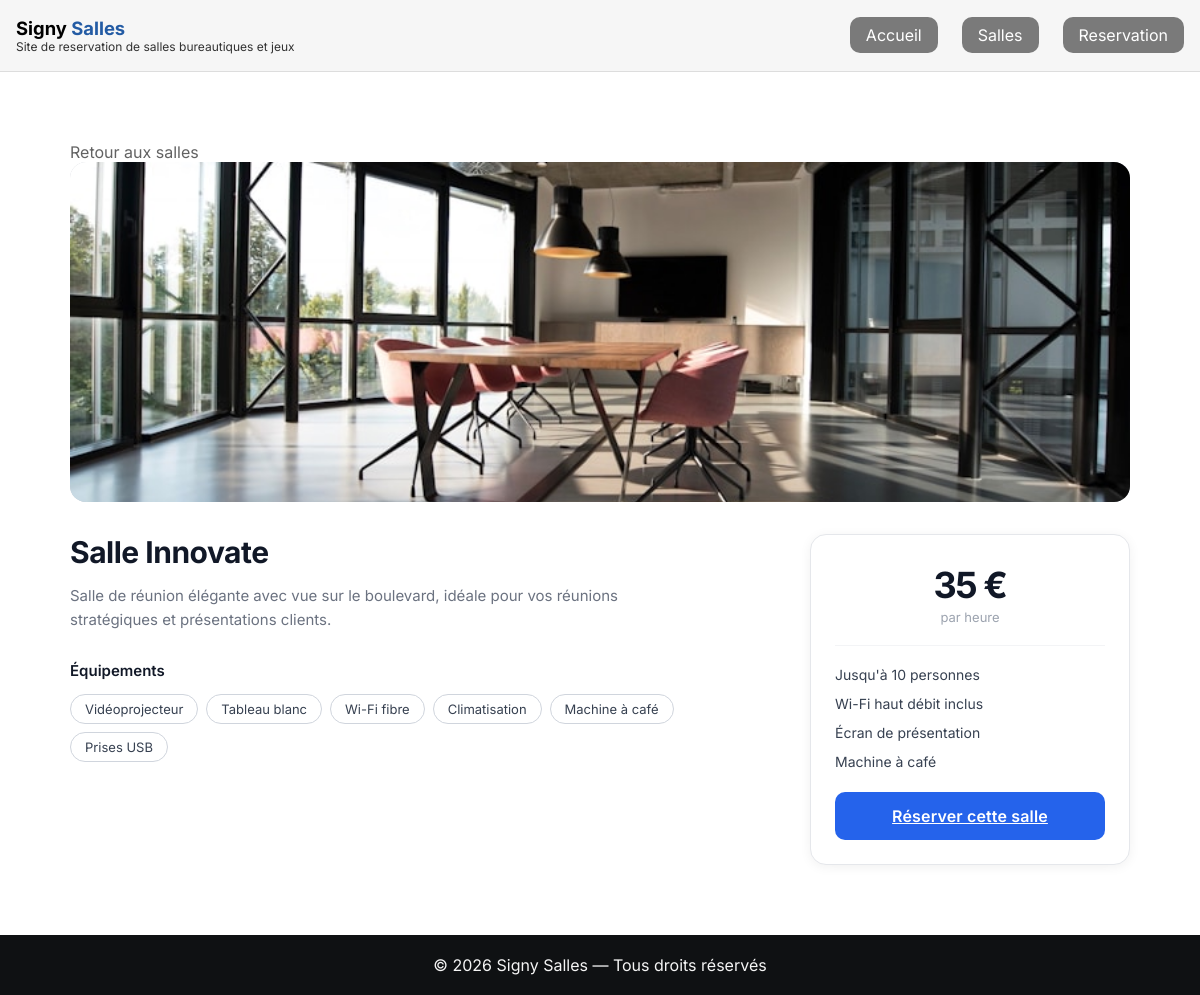
/DetailSalle.php?id=1, run on the app's committed database.
### tables this page shows
CREATE TABLE `salle` (
    `id_salle` INT(11) NOT NULL AUTO_INCREMENT,
    `nom` VARCHAR(100) NOT NULL,
    `capacite` INT(11) NOT NULL,
    `prix` DECIMAL(10,2) NOT NULL,
    `description` TEXT,
    `equipements` TEXT,
    `image` VARCHAR(255),
    `disponibilité` TINYINT(1) DEFAULT 1,
    PRIMARY KEY (`id_salle`)
);

### DetailSalle.php (the view, shortened to what this page needs)
<?php
require_once 'config/database.php';
$id = intval($_GET['id'] ?? 0);
$stmt = $pdo->prepare('SELECT * FROM salle WHERE id_salle = ?');
$stmt->execute([$id]);
$salle = $stmt->fetch(PDO::FETCH_ASSOC);
$equipements = explode(',', $salle['equipements']);
require_once 'config/header.php';
?>
<main>
    <section>
        <div class="container2">
            <div class="page">
                <a href="Salle.php" class="return">Retour aux salles</a>
                <div class="hero">
                    <img src="Img/<?= htmlspecialchars($salle['image']) ?>"
                         alt="<?= htmlspecialchars($salle['nom']) ?>"
                         onerror="this.parentElement.innerHTML='<div class=hero-placeholder><span>Photo de la salle</span></div>'">
                </div>
                <div class="content-row">
                    <div class="left-col">
                        <h1><?= htmlspecialchars($salle['nom']) ?></h1>
                        <p class="description">
                            <?= htmlspecialchars($salle['description']) ?>
                        </p>
                        <div class="equipements-title">Équipements</div>
                        <div class="tags">
                            <?php foreach ($equipements as $eq) : ?>
                                <span class="tag"><?= htmlspecialchars(trim($eq)) ?></span>
                            <?php endforeach; ?>
                        </div>
                    </div>
                    <div class="booking-card">
                        <div class="price-block">
                            <div class="price"><?= number_format($salle['prix'], 0) ?>&nbsp;€</div>
                            <div class="price-unit">par heure</div>
                        </div>
                        <ul class="amenities">
                            <li class="amenity">Jusqu'à <?= (int)$salle['capacite'] ?> personnes</li>
                            <li class="amenity">Wi-Fi haut débit inclus</li>
                            <li class="amenity">Écran de présentation</li>
                            <li class="amenity">Machine à café</li>
                        </ul>
                        <a href="Reservation.php?id=<?= (int)$salle['id_salle'] ?>" class="btn-reserve">
                            Réserver cette salle
                        </a>
                    </div>
                </div>
            </div>
        </div>
    </section>
</main>
<?php require_once 'config/footer.php'; ?>

### css/DetailSalle.css (style rules this page uses)
* { box-sizing: border-box; margin: 0; padding: 0; font-family: 'Inter', sans-serif; }
.container2 { max-width: 1200px; margin: 0 auto; padding: 70px ; display: flex; }
.hero { width: 100%; height: 340px; border-radius: 16px; overflow: hidden; background: #c9cdd4; margin-bottom: 32px; }
.hero img { width: 100%; height: 100%; object-fit: cover; display: block; }
.content-row { display: grid; grid-template-columns: 1fr 320px; gap: 32px; align-items: start; }
.return { text-decoration: none; color: rgb(32, 32, 32); opacity: 0.7; transition: all 100ms linear; }
h1 { font-size: 30px; font-weight: 700; letter-spacing: -.5px; color: #111827; margin-bottom: 14px; line-height: 1.2; }
.description { font-size: 15px; line-height: 1.65; color: #6b7280; margin-bottom: 28px; max-width: 560px; }
.equipements-title { font-size: 15px; font-weight: 600; color: #111827; margin-bottom: 14px; }
.tags { display: flex; flex-wrap: wrap; gap: 8px; }
.tag { border: 1px solid #d0d5dd; border-radius: 20px; font-size: 13px; font-weight: 400; color: #374151; padding: 6px 14px; background: #fff; white-space: nowrap; }
.booking-card { background: #fff; border-radius: 16px; border: 1px solid #e5e7eb; padding: 28px 24px 24px; box-shadow: 0 2px 12px rgba(0,0,0,.06); position: sticky; top: 24px; }
.price-block { text-align: center; margin-bottom: 20px; }
.price { font-size: 36px; font-weight: 700; color: #111827; letter-spacing: -1.5px; }
.price-unit { font-size: 13px; color: #9ca3af; margin-top: 2px; }
.amenities { display: flex; flex-direction: column; gap: 12px; margin-bottom: 22px; border-top: 1px solid #f3f4f6; padding-top: 20px; }
.amenity { display: flex; align-items: center; gap: 10px; font-size: 14px; color: #374151; }
.btn-reserve { display: block; width: 100%; background: #2563eb; color: #fff; font-size: clamp(0.75, 1.30vw 1.5rem); font-weight: 600; border: none; border-radius: 10px; padding: 14px; cursor: pointer; transition: background .2s, transform .1s; transition: all 200ms linear; text-align: center; letter-spacing: .01em; }

### data on the page
salle: image (picture), nom "Salle Innovate", description "Salle de réunion élégante avec vue sur le boulevard, idéale pour vos réunions stratégiques et présentations clients.", equipements "Vidéoprojecteur", equipements "Tableau blanc", equipements "Wi-Fi fibre", equipements "Climatisation", equipements "Machine à café", equipements "Prises USB", prix "35", capacite "10"
